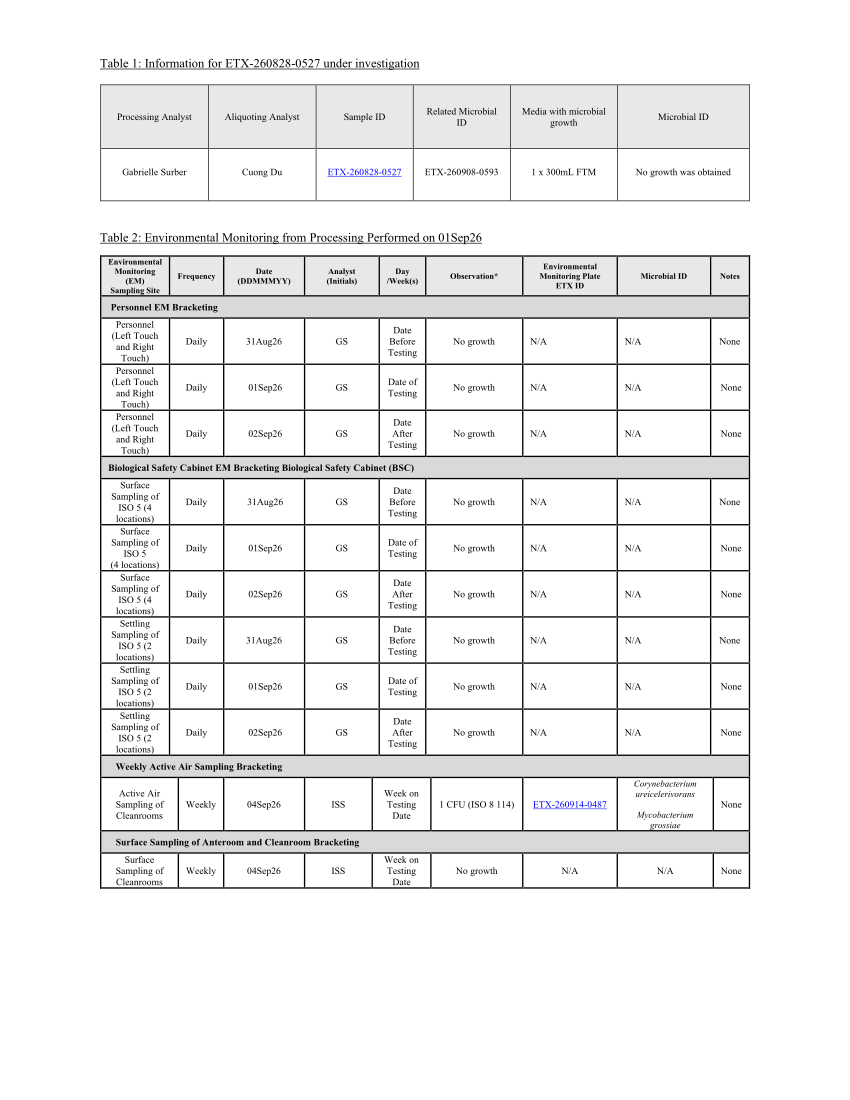

This figure's Python source:
import os
import sys
import docx
from docx.oxml import parse_xml
from docx.opc.constants import RELATIONSHIP_TYPE
import win32com.client
import fitz

sys.stdout.reconfigure(encoding='utf-8')

DOCS_DIR = r"C:\Users\qchen\OneDrive - Professional Compounding Centers of America, Inc\Documents\OOS"
SCRATCH_DIR = os.path.join(DOCS_DIR, "scratch")

# Load template / table docx
src_docx = os.path.join(SCRATCH_DIR, "Celsis table OOS-262080.docx")
doc = docx.Document(src_docx)

# Table 2: Row 13 (0-indexed)
t2 = doc.tables[1]
r13 = t2.rows[13]

tc5 = r13._tr.xpath('w:tc')[5]  # 1 CFU (ISO 8 114)
tc6 = r13._tr.xpath('w:tc')[6]  # ETX-260914-0487
tc7 = r13._tr.xpath('w:tc')[7]  # Microbial ID

print("tc5 paragraph XML:")
print(tc5.xpath('w:p')[0].xml)

# URL and ID
URL_0487 = "https://etrax.eagleanalytical.com/SubmissionTest/Details/fd3G2StZClcy1TP2ES6BLw__"
SAMPLE_0487 = "ETX-260914-0487"

# Clean tc6 paragraph: replace with perfectly matching paragraph (NO line spacing 360, NO Hyperlink style)
part = doc.part
r_id = part.relate_to(URL_0487, RELATIONSHIP_TYPE.HYPERLINK, is_external=True)

# We keep tc6's original <w:tcPr> exactly as is, and replace its <w:p>
for p in tc6.xpath('w:p'):
    tc6.remove(p)

new_p_tc6 = parse_xml(
    f'<w:p xmlns:w="http://schemas.openxmlformats.org/wordprocessingml/2006/main" '
    f'xmlns:r="http://schemas.openxmlformats.org/officeDocument/2006/relationships">'
    f'<w:pPr>'
    f'<w:jc w:val="center"/>'
    f'<w:rPr>'
    f'<w:rFonts w:ascii="Times New Roman" w:hAnsi="Times New Roman"/>'
    f'<w:sz w:val="14"/>'
    f'<w:szCs w:val="14"/>'
    f'</w:rPr>'
    f'</w:pPr>'
    f'<w:hyperlink r:id="{r_id}" w:history="1">'
    f'<w:r>'
    f'<w:rPr>'
    f'<w:rFonts w:ascii="Times New Roman" w:hAnsi="Times New Roman"/>'
    f'<w:color w:val="0000FF"/>'
    f'<w:sz w:val="14"/>'
    f'<w:szCs w:val="14"/>'
    f'<w:u w:val="single"/>'
    f'</w:rPr>'
    f'<w:t>{SAMPLE_0487}</w:t>'
    f'</w:r>'
    f'</w:hyperlink>'
    f'</w:p>'
)
tc6.append(new_p_tc6)

# Now update tc7:
# "不要有&，你就直接两个中间隔开一行就行了，记得要斜体啊，是细菌名"
for p in tc7.xpath('w:p'):
    tc7.remove(p)

new_p_tc7 = parse_xml(
    f'<w:p xmlns:w="http://schemas.openxmlformats.org/wordprocessingml/2006/main">'
    f'<w:pPr>'
    f'<w:jc w:val="center"/>'
    f'<w:rPr>'
    f'<w:rFonts w:ascii="Times New Roman" w:hAnsi="Times New Roman"/>'
    f'<w:i/>'
    f'<w:iCs/>'
    f'<w:sz w:val="13"/>'
    f'<w:szCs w:val="13"/>'
    f'</w:rPr>'
    f'</w:pPr>'
    f'<w:r>'
    f'<w:rPr>'
    f'<w:rFonts w:ascii="Times New Roman" w:hAnsi="Times New Roman"/>'
    f'<w:i/>'
    f'<w:iCs/>'
    f'<w:sz w:val="13"/>'
    f'<w:szCs w:val="13"/>'
    f'</w:rPr>'
    f'<w:t>Corynebacterium ureicelerivorans</w:t>'
    f'<w:br/>'
    f'<w:br/>'
    f'<w:t>Mycobacterium grossiae</w:t>'
    f'</w:r>'
    f'</w:p>'
)
tc7.append(new_p_tc7)

# Also check Table 3 (Row 13 in Table 3)
t3 = doc.tables[2]
r13_t3 = t3.rows[13]
tc6_t3 = r13_t3._tr.xpath('w:tc')[6]
tc7_t3 = r13_t3._tr.xpath('w:tc')[7]

URL_0520 = "https://etrax.eagleanalytical.com/SubmissionTest/Details/qnwcLQO5BWeJhWCBG7jl8Q__"
SAMPLE_0520 = "ETX-260921-0520"
r_id_0520 = part.relate_to(URL_0520, RELATIONSHIP_TYPE.HYPERLINK, is_external=True)

for p in tc6_t3.xpath('w:p'):
    tc6_t3.remove(p)

new_p_tc6_t3 = parse_xml(
    f'<w:p xmlns:w="http://schemas.openxmlformats.org/wordprocessingml/2006/main" '
    f'xmlns:r="http://schemas.openxmlformats.org/officeDocument/2006/relationships">'
    f'<w:pPr>'
    f'<w:jc w:val="center"/>'
    f'<w:rPr>'
    f'<w:rFonts w:ascii="Times New Roman" w:hAnsi="Times New Roman"/>'
    f'<w:sz w:val="14"/>'
    f'<w:szCs w:val="14"/>'
    f'</w:rPr>'
    f'</w:pPr>'
    f'<w:hyperlink r:id="{r_id_0520}" w:history="1">'
    f'<w:r>'
    f'<w:rPr>'
    f'<w:rFonts w:ascii="Times New Roman" w:hAnsi="Times New Roman"/>'
    f'<w:color w:val="0000FF"/>'
    f'<w:sz w:val="14"/>'
    f'<w:szCs w:val="14"/>'
    f'<w:u w:val="single"/>'
    f'</w:rPr>'
    f'<w:t>{SAMPLE_0520}</w:t>'
    f'</w:r>'
    f'</w:hyperlink>'
    f'</w:p>'
)
tc6_t3.append(new_p_tc6_t3)

# Table 3: Micrococcus luteus in italics!
for p in tc7_t3.xpath('w:p'):
    tc7_t3.remove(p)

new_p_tc7_t3 = parse_xml(
    f'<w:p xmlns:w="http://schemas.openxmlformats.org/wordprocessingml/2006/main">'
    f'<w:pPr>'
    f'<w:jc w:val="center"/>'
    f'<w:rPr>'
    f'<w:rFonts w:ascii="Times New Roman" w:hAnsi="Times New Roman"/>'
    f'<w:i/>'
    f'<w:iCs/>'
    f'<w:sz w:val="14"/>'
    f'<w:szCs w:val="14"/>'
    f'</w:rPr>'
    f'</w:pPr>'
    f'<w:r>'
    f'<w:rPr>'
    f'<w:rFonts w:ascii="Times New Roman" w:hAnsi="Times New Roman"/>'
    f'<w:i/>'
    f'<w:iCs/>'
    f'<w:sz w:val="14"/>'
    f'<w:szCs w:val="14"/>'
    f'</w:rPr>'
    f'<w:t>Micrococcus luteus</w:t>'
    f'</w:r>'
    f'</w:p>'
)
tc7_t3.append(new_p_tc7_t3)

out_test_docx = os.path.join(SCRATCH_DIR, "test_bacteria_alignment.docx")
doc.save(out_test_docx)
print("Saved:", out_test_docx)

# Export via Word COM
word = win32com.client.DispatchEx("Word.Application")
word.Visible = False
word.DisplayAlerts = 0

doc_com = word.Documents.Open(out_test_docx)
out_test_pdf = os.path.join(SCRATCH_DIR, "test_bacteria_alignment.pdf")
doc_com.SaveAs2(out_test_pdf, FileFormat=17)
doc_com.Close()
word.Quit()
print("Exported PDF:", out_test_pdf)

# Render cropped image of Table 2 row 13
d = fitz.open(out_test_pdf)
p1 = d[0]
pix = p1.get_pixmap(dpi=150)
pix.save(os.path.join(SCRATCH_DIR, "test_table2_page1.png"))

# Check word coordinates on Table 2 row 13
words = p1.get_text('words')
print("\nWords around ETX-260914-0487:")
for w in words:
    if any(k in w[4] for k in ['0487', 'Corynebacterium', 'grossiae', 'CFU']):
        print(f"  {w[4]:30} y0={w[1]:.2f}, y1={w[3]:.2f}, x0={w[0]:.2f}, x1={w[2]:.2f}")
d.close()
